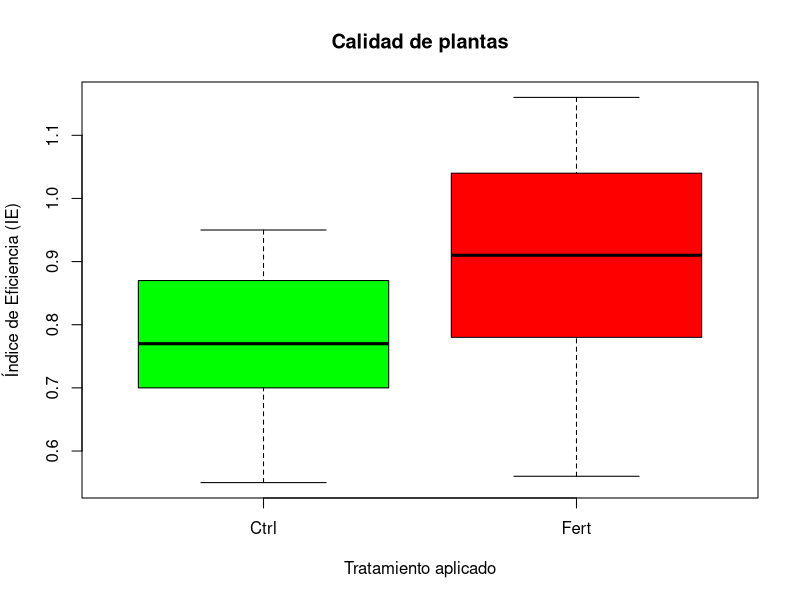
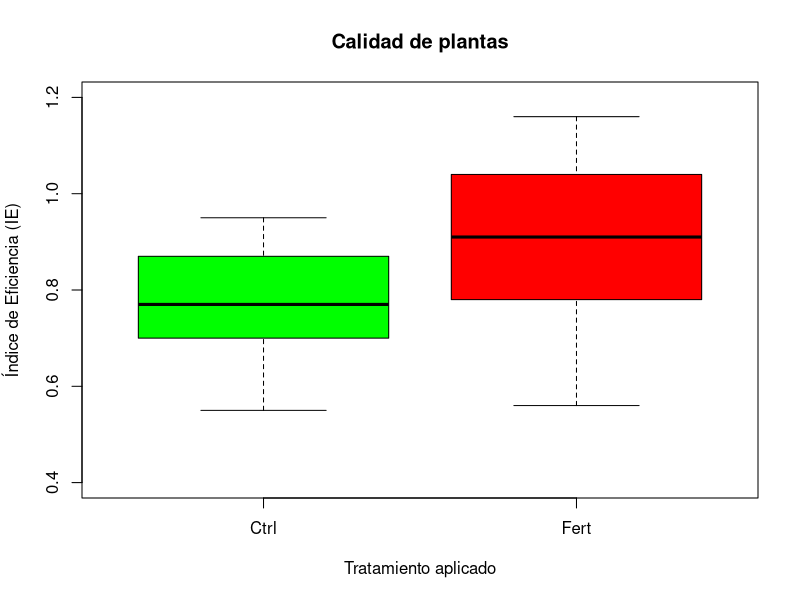
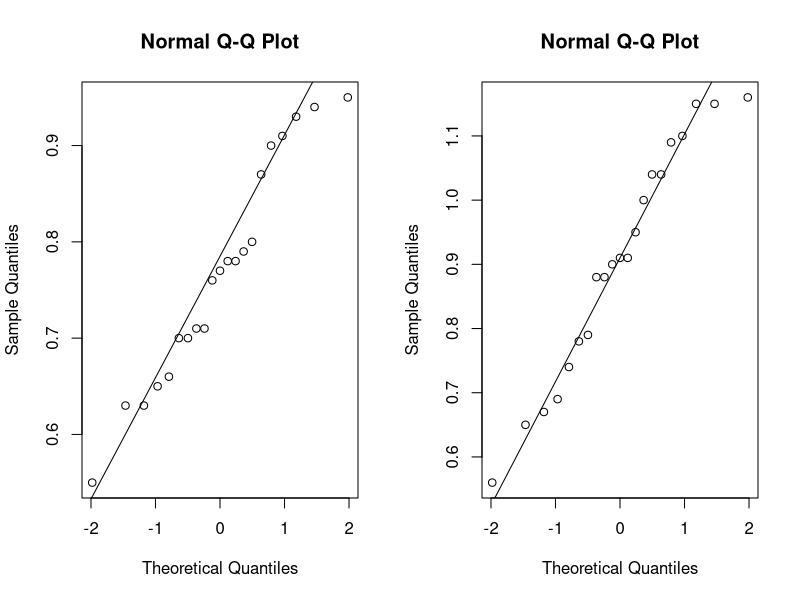

Here is the R script that generated these plots, in order:
# Script 4
# 28/08/2025
# Javier Francisco Santos

# Importar datos
calidad <- read.csv("calidadplanta.csv", header = TRUE)
View(calidad)

# Asegurar que Tratamiento es un factor
calidad$Tratamiento <- as.factor(calidad$Tratamiento)
class(calidad)
summary(calidad)

# Medidas descriptivas
mean(calidad$IE)
tapply(calidad$IE, calidad$Tratamiento, mean)
tapply(calidad$IE, calidad$Tratamiento, sd)
tapply(calidad$IE, calidad$Tratamiento, var)

# Gráficos de caja
colores <- c("green", "red")

boxplot(calidad$IE ~ calidad$Tratamiento,
        col = colores,
        xlab = "Tratamiento aplicado",
        ylab = "Índice de Eficiencia (IE)",
        main = "Calidad de plantas")

boxplot(calidad$IE ~ calidad$Tratamiento,
        col = colores,
        xlab = "Tratamiento aplicado",
        ylab = "Índice de Eficiencia (IE)",
        ylim = c(0.4, 1.2),
        main = "Calidad de plantas")

# Subconjuntos por tratamiento
df_ctrl <- subset(calidad, Tratamiento == "ctrl")
df_fert <- subset(calidad, Tratamiento == "fert")  # Asegúrate de que "fert" sea el otro tratamiento correcto

# Crear los subconjuntos
df_ctrl <- subset(calidad, Tratamiento == "Ctrl")
df_fert <- subset(calidad, Tratamiento == "Fert")  # Asegúrate del nombre exacto

# QQ-plots para comprobar normalidad
par(mfrow = c(1, 2))

qqnorm(na.omit(df_ctrl$IE)); qqline(na.omit(df_ctrl$IE))
qqnorm(na.omit(df_fert$IE)); qqline(na.omit(df_fert$IE))

par(mfrow = c(1, 1))

# Prueba de normalidad
shapiro.test(df_ctrl$IE)
shapiro.test(df_fert$IE)

# Prueba de homogeneidad de varianzas
var.test(calidad$IE ~ calidad$Tratamiento)

# Prueba t de Student (dos colas)
t.test(calidad$IE ~ calidad$Tratamiento,
       alternative = "two.sided",
       var.equal = TRUE)

# Ejemplo erróneo (una cola: mayor)
t.test(calidad$IE ~ calidad$Tratamiento,
       alternative = "greater",
       var.equal = TRUE)

# Cálculo del tamaño del efecto de Cohen's d
cohens_efecto <- function(x, y) {
  n1 <- length(x); n2 <- length(y)
  s1 <- sd(x); s2 <- sd(y)
  sp <- sqrt(((n1 - 1) * s1^2 + (n2 - 1) * s2^2) / (n1 + n2 - 2))
  (mean(x) - mean(y)) / sp
}

d1_cal <- cohens_efecto(df_ctrl$IE, df_fert$IE)
d1_cal


